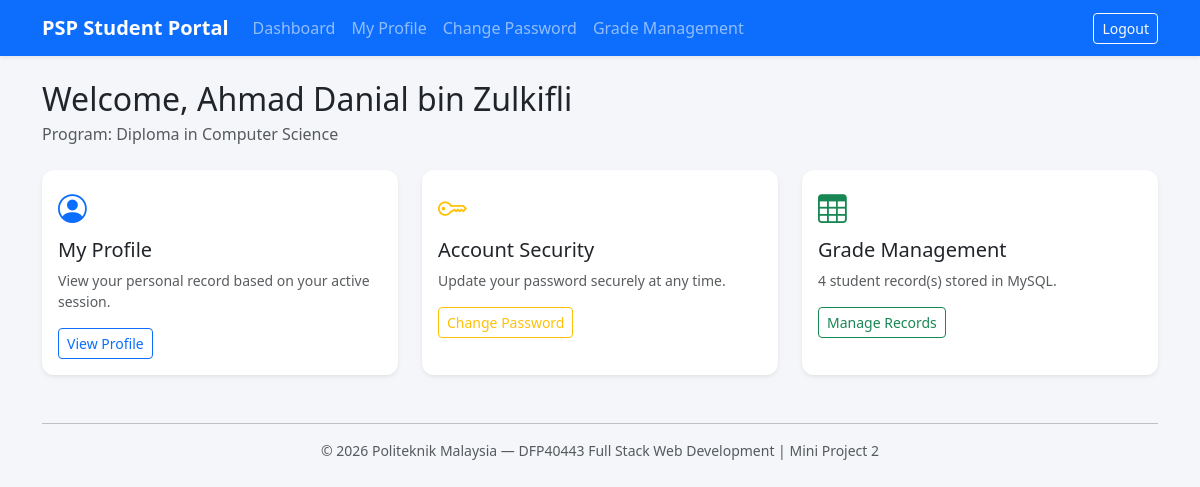
The page / (signed in) on the database its author committed.
### tables this page shows
CREATE TABLE students (
    id         INT AUTO_INCREMENT PRIMARY KEY,
    name       VARCHAR(100)   NOT NULL,
    ic         VARCHAR(20)    NOT NULL UNIQUE,
    program    VARCHAR(100)   NOT NULL,
    marks      DECIMAL(5,2)   NOT NULL DEFAULT 0.00,
    profile_picture VARCHAR(255) NULL DEFAULT NULL,    
    created_at TIMESTAMP      DEFAULT CURRENT_TIMESTAMP,
    updated_at TIMESTAMP      DEFAULT CURRENT_TIMESTAMP ON UPDATE CURRENT_TIMESTAMP
);

### config/database.php (called while the page is built)
<?php
class Database
{
    private static $host;
    private static $db_name;
    private static $username;
    private static $password;
    private static $charset  = 'utf8mb4';
    private static $conn     = null;
    public static function getConnection()
    {
        if (self::$conn === null) {
            $cred = require __DIR__ . '/db_credentials.php';
            self::$host     = $cred['host'];
            self::$db_name  = $cred['db_name'];
            self::$username = $cred['username'];
            self::$password = $cred['password'];
            try {
                $dsn = "mysql:host=" . self::$host .
                       ";dbname=" . self::$db_name .
                       ";charset=" . self::$charset;
                $options = [
                    PDO::ATTR_ERRMODE            => PDO::ERRMODE_EXCEPTION,
                    PDO::ATTR_DEFAULT_FETCH_MODE => PDO::FETCH_ASSOC,
                    PDO::ATTR_EMULATE_PREPARES   => false,
                ];
                self::$conn = new PDO($dsn, self::$username, self::$password, $options);
            } catch (PDOException $e) {
                die("Database Connection Failed: " . $e->getMessage());
            }
        }
        return self::$conn;
    }
}

### models/StudentModel.php (called while the page is built, shortened)
<?php
require_once __DIR__ . '/../config/database.php';
class StudentModel
{
    private $conn;
    private $table = 'students';
    public function __construct()
    {
        $this->conn = Database::getConnection();
    }
    public function findById($id)
    {
        $sql  = "SELECT * FROM {$this->table} WHERE id = :id LIMIT 1";
        $stmt = $this->conn->prepare($sql);
        $stmt->bindParam(':id', $id, PDO::PARAM_INT);
        $stmt->execute();
        return $stmt->fetch();
    }
    public function getAll()
    {
        $sql  = "SELECT * FROM {$this->table} ORDER BY id ASC";
        $stmt = $this->conn->prepare($sql);
        $stmt->execute();
        return $stmt->fetchAll();
    }
}

### index.php (the view, shortened to what this page needs)
<?php
require_once 'models/StudentModel.php';
$model   = new StudentModel();
$student = $model->findById($_SESSION['student_id']);
$total   = count($model->getAll());
?>
<?php include 'views/layout/header.php'; ?>
<h2 class="mb-1">Welcome, <?php echo htmlspecialchars($student['name']); ?> </h2>
<p class="text-muted mb-4">Program: <?php echo htmlspecialchars($student['program']); ?></p>
<div class="row g-4">
  <div class="col-md-4">
    <div class="card shadow-sm border-0 h-100">
      <div class="card-body">
        <i class="bi bi-person-circle text-primary" style="font-size:1.8rem;"></i>
        <h5 class="mt-2">My Profile</h5>
        <p class="text-muted small">View your personal record based on your active session.</p>
        <a href="profile.php" class="btn btn-sm btn-outline-primary">View Profile</a>
      </div>
    </div>
  </div>
  <div class="col-md-4">
    <div class="card shadow-sm border-0 h-100">
      <div class="card-body">
        <i class="bi bi-key text-warning" style="font-size:1.8rem;"></i>
        <h5 class="mt-2">Account Security</h5>
        <p class="text-muted small">Update your password securely at any time.</p>
        <a href="change_password.php" class="btn btn-sm btn-outline-warning">Change Password</a>
      </div>
    </div>
  </div>
  <div class="col-md-4">
    <div class="card shadow-sm border-0 h-100">
      <div class="card-body">
        <i class="bi bi-table text-success" style="font-size:1.8rem;"></i>
        <h5 class="mt-2">Grade Management</h5>
        <p class="text-muted small"><?php echo $total; ?> student record(s) stored in MySQL.</p>
        <a href="students_list.php" class="btn btn-sm btn-outline-success">Manage Records</a>
      </div>
    </div>
  </div>
</div>
<?php include 'views/layout/footer.php'; ?>

### public/css/style.css (style rules this page uses)
body { background-color: #f4f6f9; }
.card { border-radius: 0.75rem; }

### rows shown on the page
students: name "Ahmad Danial bin Zulkifli", program "Diploma in Computer Science"

### other values the page prints
$total "4"
